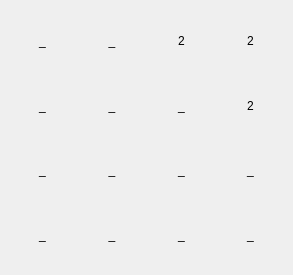
<?xml version="1.0" encoding="UTF-8"?>
<ui version="4.0">
 <class>Widget</class>
 <widget class="QWidget" name="Widget">
  <property name="geometry">
   <rect>
    <x>0</x>
    <y>0</y>
    <width>293</width>
    <height>275</height>
   </rect>
  </property>
  <property name="windowTitle">
   <string>Widget</string>
  </property>
  <layout class="QVBoxLayout" name="verticalLayout">
   <item>
    <layout class="QHBoxLayout" name="horizontalLayout_4">
     <item>
      <widget class="QLabel" name="label00">
       <property name="text">
        <string>_</string>
       </property>
       <property name="alignment">
        <set>Qt::AlignCenter</set>
       </property>
      </widget>
     </item>
     <item>
      <widget class="QLabel" name="label01">
       <property name="text">
        <string>_</string>
       </property>
       <property name="alignment">
        <set>Qt::AlignCenter</set>
       </property>
      </widget>
     </item>
     <item>
      <widget class="QLabel" name="label02">
       <property name="text">
        <string>2</string>
       </property>
       <property name="alignment">
        <set>Qt::AlignCenter</set>
       </property>
      </widget>
     </item>
     <item>
      <widget class="QLabel" name="label03">
       <property name="text">
        <string>2</string>
       </property>
       <property name="alignment">
        <set>Qt::AlignCenter</set>
       </property>
      </widget>
     </item>
    </layout>
   </item>
   <item>
    <layout class="QHBoxLayout" name="horizontalLayout_3">
     <item>
      <widget class="QLabel" name="label10">
       <property name="text">
        <string>_</string>
       </property>
       <property name="alignment">
        <set>Qt::AlignCenter</set>
       </property>
      </widget>
     </item>
     <item>
      <widget class="QLabel" name="label11">
       <property name="text">
        <string>_</string>
       </property>
       <property name="alignment">
        <set>Qt::AlignCenter</set>
       </property>
      </widget>
     </item>
     <item>
      <widget class="QLabel" name="label12">
       <property name="text">
        <string>_</string>
       </property>
       <property name="alignment">
        <set>Qt::AlignCenter</set>
       </property>
      </widget>
     </item>
     <item>
      <widget class="QLabel" name="label13">
       <property name="text">
        <string>2</string>
       </property>
       <property name="alignment">
        <set>Qt::AlignCenter</set>
       </property>
      </widget>
     </item>
    </layout>
   </item>
   <item>
    <layout class="QHBoxLayout" name="horizontalLayout_2">
     <item>
      <widget class="QLabel" name="label20">
       <property name="text">
        <string>_</string>
       </property>
       <property name="alignment">
        <set>Qt::AlignCenter</set>
       </property>
      </widget>
     </item>
     <item>
      <widget class="QLabel" name="label21">
       <property name="text">
        <string>_</string>
       </property>
       <property name="alignment">
        <set>Qt::AlignCenter</set>
       </property>
      </widget>
     </item>
     <item>
      <widget class="QLabel" name="label22">
       <property name="text">
        <string>_</string>
       </property>
       <property name="alignment">
        <set>Qt::AlignCenter</set>
       </property>
      </widget>
     </item>
     <item>
      <widget class="QLabel" name="label23">
       <property name="text">
        <string>_</string>
       </property>
       <property name="alignment">
        <set>Qt::AlignCenter</set>
       </property>
      </widget>
     </item>
    </layout>
   </item>
   <item>
    <layout class="QHBoxLayout" name="horizontalLayout">
     <item>
      <widget class="QLabel" name="label30">
       <property name="text">
        <string>_</string>
       </property>
       <property name="alignment">
        <set>Qt::AlignCenter</set>
       </property>
      </widget>
     </item>
     <item>
      <widget class="QLabel" name="label31">
       <property name="text">
        <string>_</string>
       </property>
       <property name="alignment">
        <set>Qt::AlignCenter</set>
       </property>
      </widget>
     </item>
     <item>
      <widget class="QLabel" name="label32">
       <property name="text">
        <string>_</string>
       </property>
       <property name="alignment">
        <set>Qt::AlignCenter</set>
       </property>
      </widget>
     </item>
     <item>
      <widget class="QLabel" name="label33">
       <property name="text">
        <string>_</string>
       </property>
       <property name="alignment">
        <set>Qt::AlignCenter</set>
       </property>
      </widget>
     </item>
    </layout>
   </item>
  </layout>
 </widget>
 <resources/>
 <connections/>
</ui>
